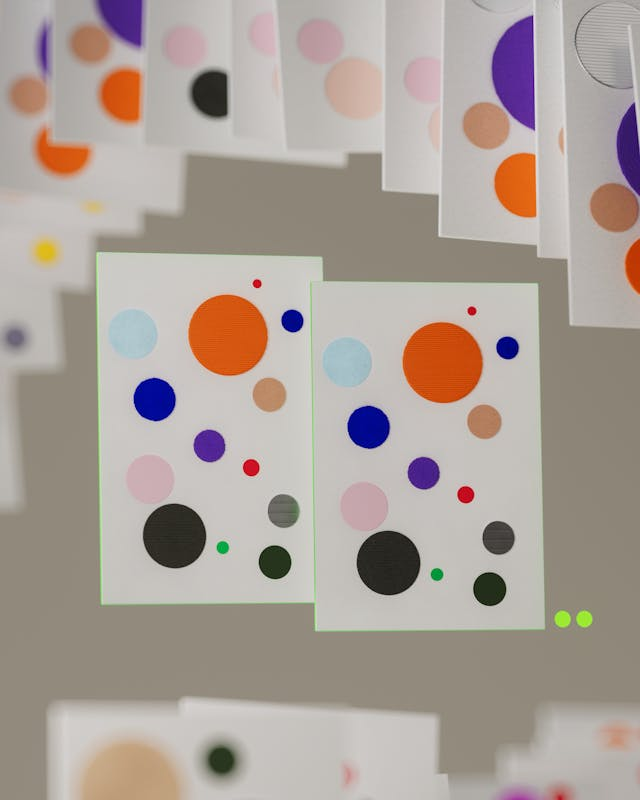
//> input picture 04-laplacian-of-gaussian/image.png, 640 x 800 px
$ ./main   (built with g++ and OpenCV 4)
//> lines starting //> are read from the running program, lines starting //| are printed output that depends on the picture
#include "opencv2/opencv.hpp"
#include "iostream"

using namespace cv;

int main()
{
    Mat image = imread("image.png", IMREAD_GRAYSCALE);
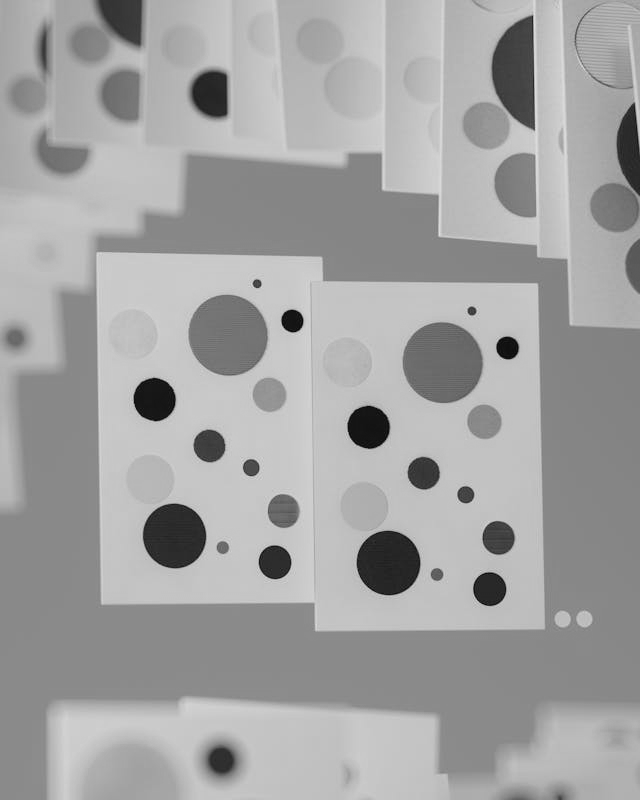
//> image: 800 rows x 640 cols, CV_8UC1; min 5, max 225, mean 162.5
    if (image.empty()) return -1;

    // Apply Gaussian blur
    Mat blurred;
    GaussianBlur(image, blurred, Size(0, 0), 2);

    // Apply Laplacian
    Mat laplacian;
    Laplacian(blurred, laplacian, CV_64F);
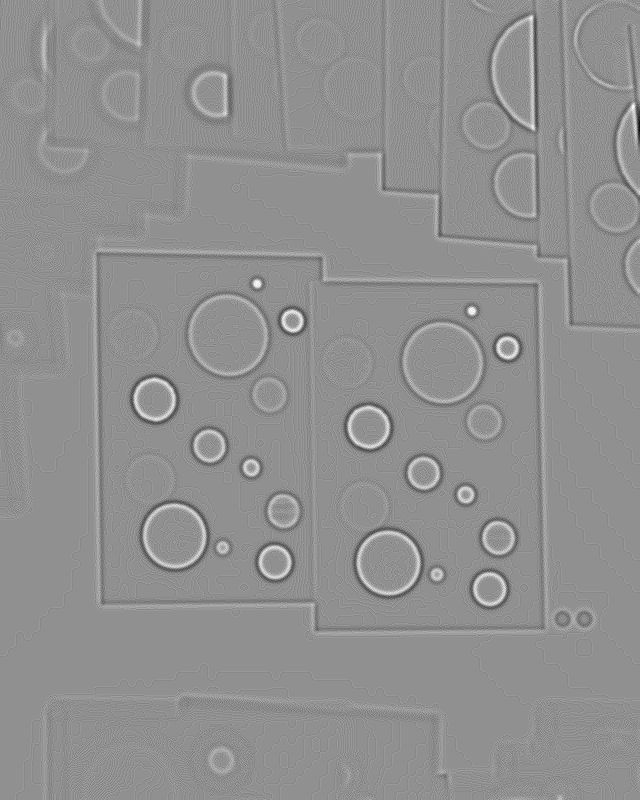
//> laplacian: 800 rows x 640 cols, CV_64FC1; min -21, max 16, mean -0.000242; drawn with min black and max white

    // Convert to displayable format
    Mat result;
    convertScaleAbs(laplacian, result);
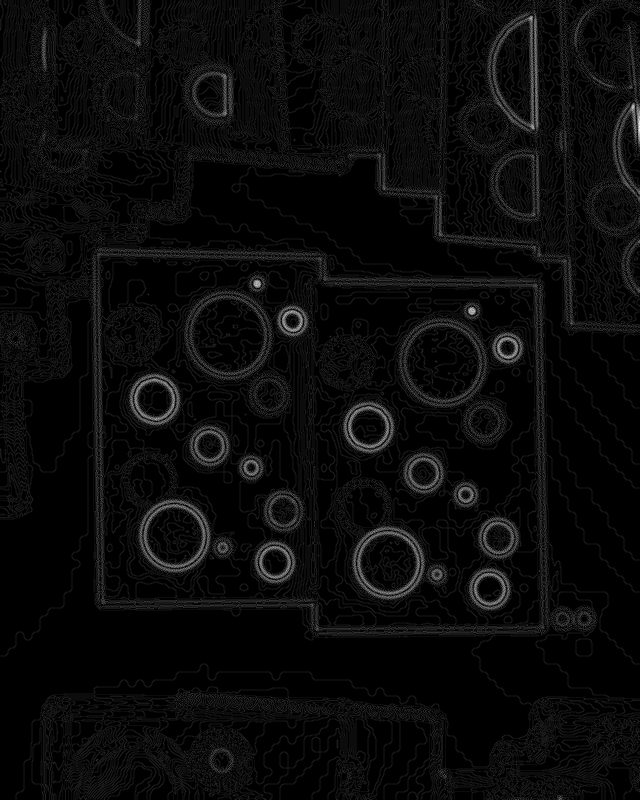
//> result: 800 rows x 640 cols, CV_8UC1; min 0, max 21, mean 0.9; drawn with min black and max white

    // Set up parameters
    SimpleBlobDetector::Params params;
    params.minThreshold = 0;
    params.maxThreshold = 254;
    params.filterByArea = false;
    params.minArea = 10;
    params.filterByCircularity = false;
    params.minCircularity = 0.5;
    params.filterByConvexity = false;
    params.minConvexity = 0.9;
    params.filterByInertia = false;
    params.minInertiaRatio = 0.5;

    // Create detector and detect blobs
    Ptr<SimpleBlobDetector> detector = SimpleBlobDetector::create(params);
    std::vector<KeyPoint> keypoints;
    detector->detect(result, keypoints);
//> keypoints = 3 keypoints; (x, y, size): (291, 323, 18.3), (504, 354, 16.4), (516, 348, 2)


    Mat output;

    drawKeypoints(image, keypoints , output, Scalar(0, 0, 255), DrawMatchesFlags::DRAW_RICH_KEYPOINTS);

    // Display result
    imshow("Blobs Detected", output);
    waitKey(0);
    return 0;
}
